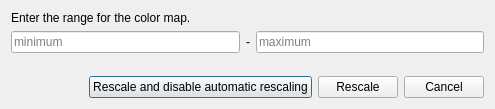
<?xml version="1.0" encoding="UTF-8"?>
<ui version="4.0">
 <class>pqRescaleRangeDialog</class>
 <widget class="QDialog" name="pqRescaleRangeDialog">
  <property name="geometry">
   <rect>
    <x>0</x>
    <y>0</y>
    <width>495</width>
    <height>109</height>
   </rect>
  </property>
  <property name="windowTitle">
   <string>Set Range</string>
  </property>
  <layout class="QGridLayout" name="gridLayout" rowstretch="0,0,0,0,0">
   <item row="1" column="0">
    <widget class="pqDoubleLineEdit" name="MinimumScalar">
     <property name="whatsThis">
      <string>Enter the new range minimum here.</string>
     </property>
     <property name="placeholderText">
      <string>minimum</string>
     </property>
    </widget>
   </item>
   <item row="1" column="1">
    <widget class="QLabel" name="label_2">
     <property name="text">
      <string>-</string>
     </property>
    </widget>
   </item>
   <item row="1" column="2">
    <widget class="pqDoubleLineEdit" name="MaximumScalar">
     <property name="whatsThis">
      <string>Enter the new range maximum here.</string>
     </property>
     <property name="placeholderText">
      <string>maximum</string>
     </property>
    </widget>
   </item>
   <item row="4" column="0" colspan="3">
    <layout class="QHBoxLayout">
     <property name="spacing">
      <number>6</number>
     </property>
     <property name="leftMargin">
      <number>0</number>
     </property>
     <property name="topMargin">
      <number>0</number>
     </property>
     <property name="rightMargin">
      <number>0</number>
     </property>
     <property name="bottomMargin">
      <number>0</number>
     </property>
     <item>
      <spacer>
       <property name="orientation">
        <enum>Qt::Horizontal</enum>
       </property>
       <property name="sizeHint" stdset="0">
        <size>
         <width>40</width>
         <height>20</height>
        </size>
       </property>
      </spacer>
     </item>
     <item>
      <widget class="QPushButton" name="RescaleButton">
       <property name="toolTip">
        <string>Rescale and lock the color map to avoid automatic rescaling.</string>
       </property>
       <property name="text">
        <string>Rescale and disable automatic rescaling</string>
       </property>
       <property name="default">
        <bool>true</bool>
       </property>
      </widget>
     </item>
     <item>
      <widget class="QPushButton" name="RescaleOnlyButton">
       <property name="toolTip">
        <string>Rescale and leave automatic rescaling mode unchanged.</string>
       </property>
       <property name="text">
        <string>Rescale</string>
       </property>
      </widget>
     </item>
     <item>
      <widget class="QPushButton" name="CancelButton">
       <property name="toolTip">
        <string>Close without rescaling</string>
       </property>
       <property name="text">
        <string>Cancel</string>
       </property>
      </widget>
     </item>
    </layout>
   </item>
   <item row="0" column="0" colspan="3">
    <widget class="QLabel" name="label_3">
     <property name="toolTip">
      <string/>
     </property>
     <property name="text">
      <string>&lt;html&gt;&lt;head/&gt;&lt;body&gt;&lt;p&gt;Enter the range for the color map.&lt;/p&gt;&lt;/body&gt;&lt;/html&gt;</string>
     </property>
     <property name="alignment">
      <set>Qt::AlignLeading|Qt::AlignLeft|Qt::AlignTop</set>
     </property>
     <property name="wordWrap">
      <bool>true</bool>
     </property>
    </widget>
   </item>
   <item row="2" column="0">
    <spacer name="verticalSpacer">
     <property name="orientation">
      <enum>Qt::Vertical</enum>
     </property>
     <property name="sizeHint" stdset="0">
      <size>
       <width>20</width>
       <height>40</height>
      </size>
     </property>
    </spacer>
   </item>
  </layout>
 </widget>
 <customwidgets>
  <customwidget>
   <class>pqDoubleLineEdit</class>
   <extends>QLineEdit</extends>
   <header>pqDoubleLineEdit.h</header>
  </customwidget>
 </customwidgets>
 <tabstops>
  <tabstop>MinimumScalar</tabstop>
  <tabstop>MaximumScalar</tabstop>
  <tabstop>RescaleOnlyButton</tabstop>
  <tabstop>CancelButton</tabstop>
 </tabstops>
 <resources/>
 <connections/>
</ui>
